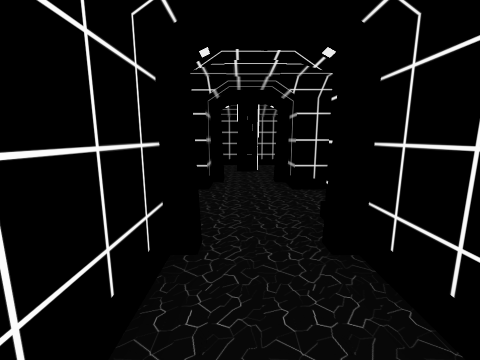
[1] (above)

24 first-person views from a walk through a scene from a Unity 3-D project. The camera is 1.4 m above the floor, tilts 10° down and sees 90° across. The floor is counted in squares, 1 m on a side. Each view is taken from the middle of a square. On the plan, view 1 faces up. The plan holds only what a view shows up to about 13 squares ahead; the rest is blank. The place goes on beyond the plan. The player character is not drawn.

[2]
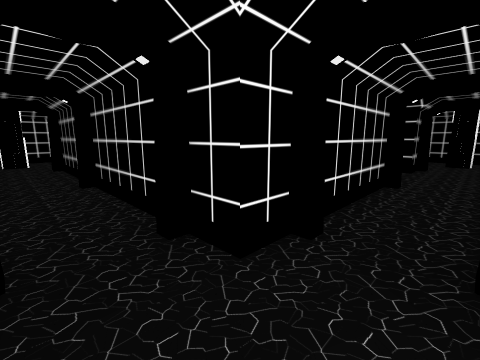

[3]
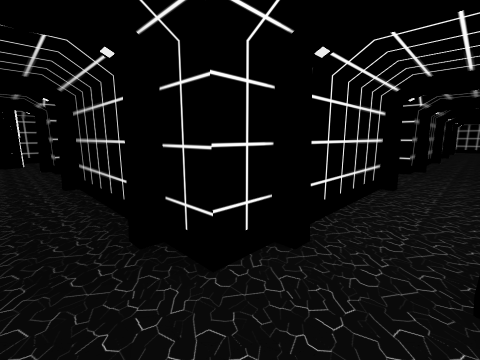

[4]
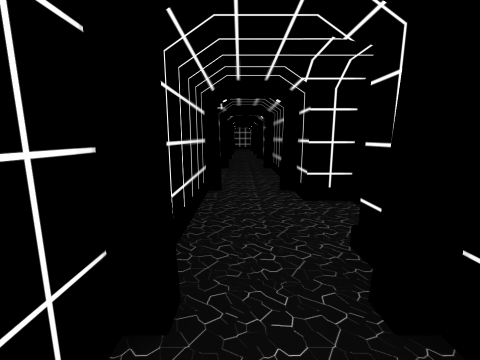

[5]
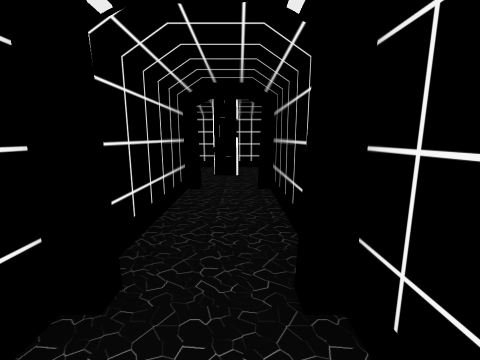

[6]
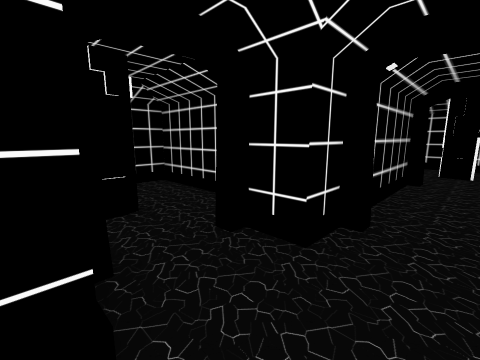

[7]
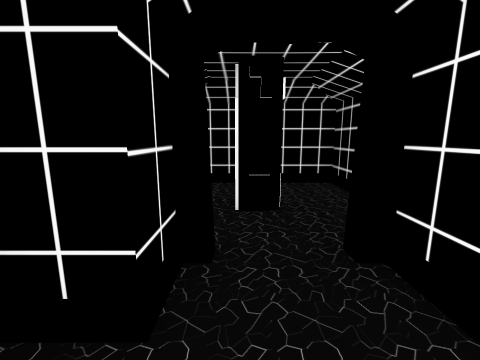

[8]
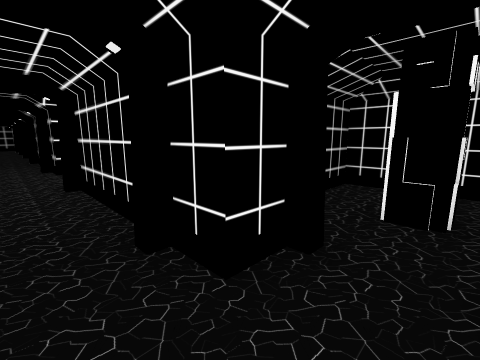

[9]
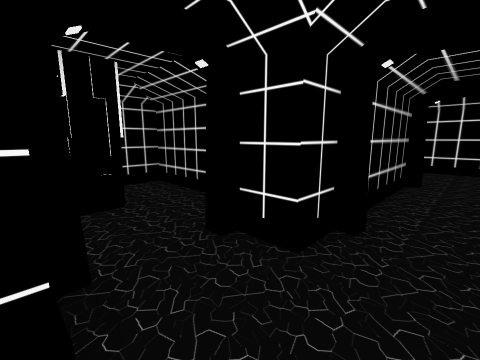

[10]
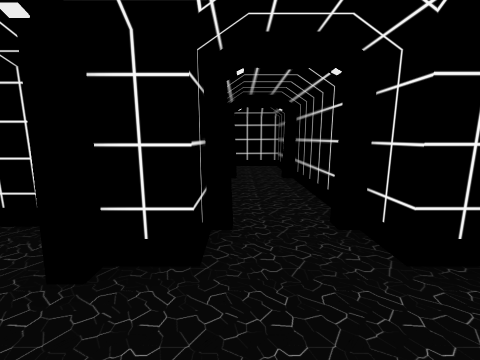

[11]
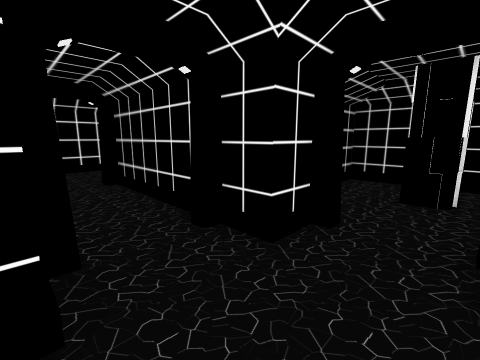

[12]
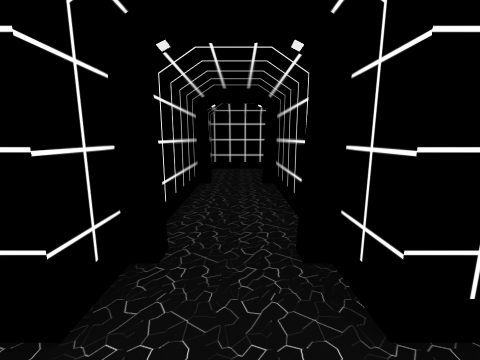

[13]
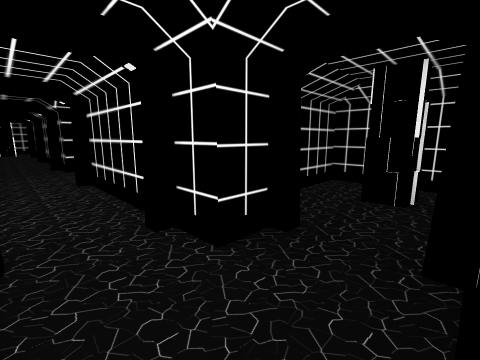

[14]
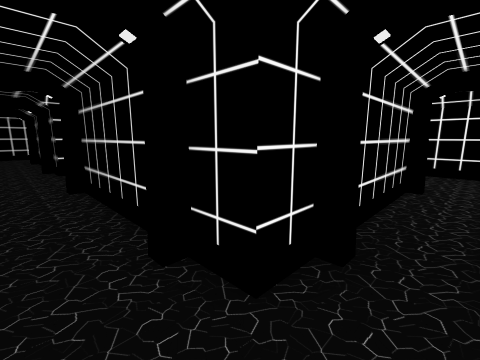

[15]
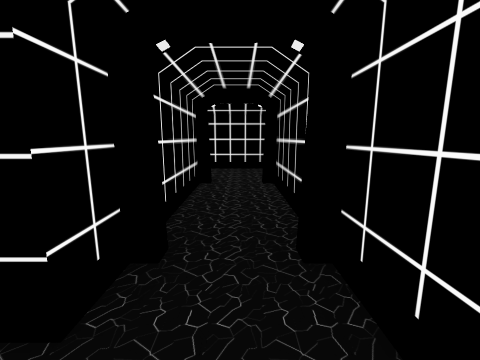

[16]
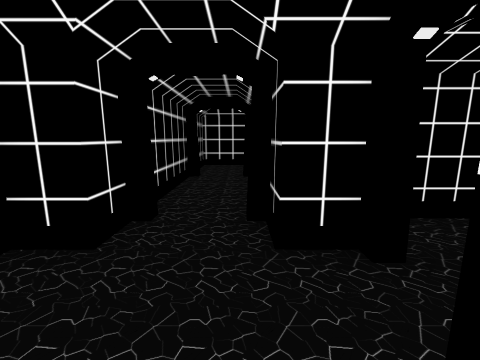

[17]
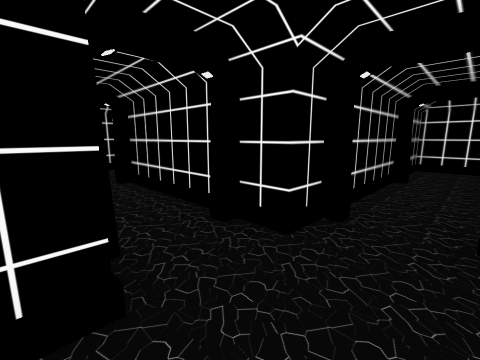

[18]
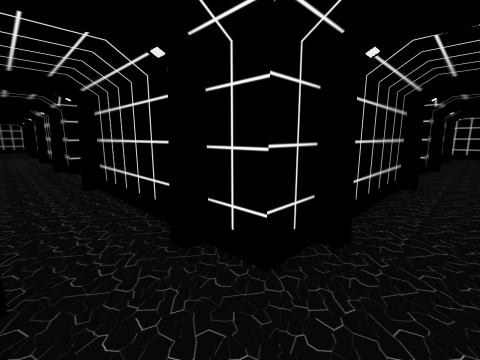

[19]
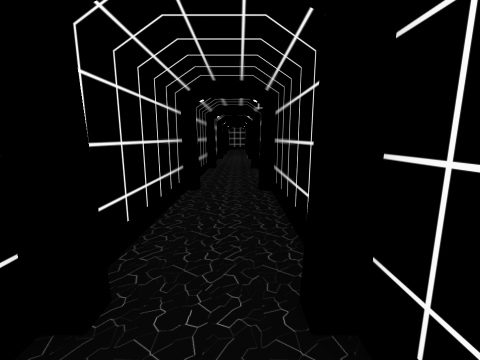

[20]
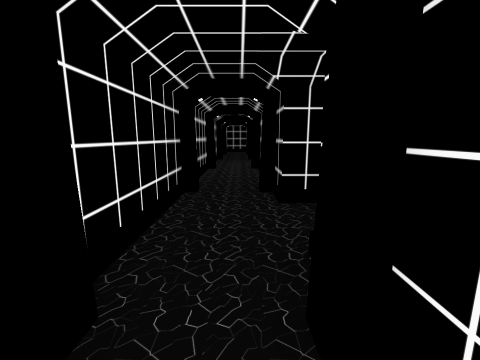

[21]
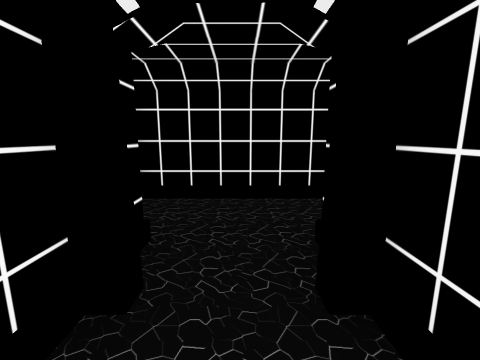

[22]
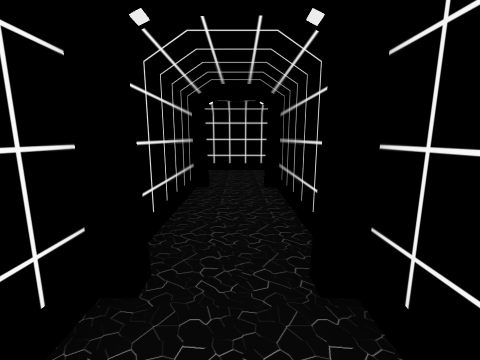

[23]
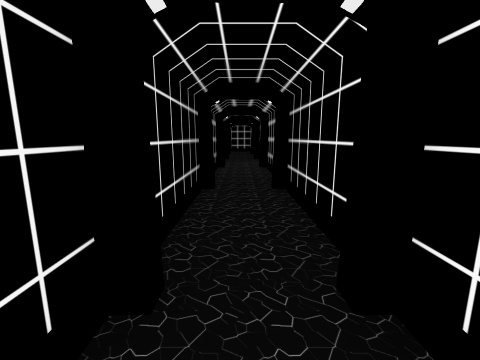

[24]
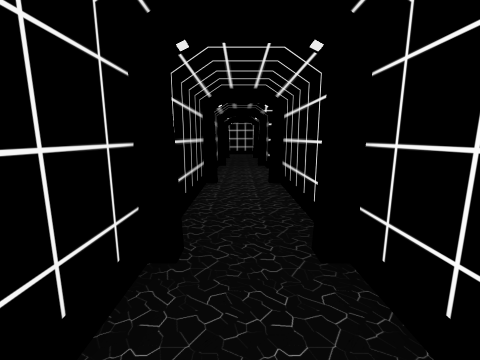

### Floor plan
Ten units are one square. View 1 is at (0, 0); x grows to the right and y downward. Boxes are objects, and circles mark ways between rooms. Rooms are numbered by the first view taken in them; rooms with no view inside come last. Other rooms are left out.
<svg viewBox="-160 -176 280 301">
<path fill="none" stroke="#000" d="M-9 -27 -9 18M15 9 15 -27M15 -34 15 -41 25 -41M-9 20 -9 31 -20 31M-20 -41 -9 -41 -9 -30M36 -41 74 -41M26 31 15 31 15 20M-29 31 -67 31M-22 -65 -67 -65M26 -65 15 -65 15 -75M-9 -76 -9 -65 -20 -65M-17 55 26 55M34 55 39 55 39 66M-67 -41 -31 -41M-33 66 -33 55 -22 55M74 31 29 31M-70 -65 -81 -65 -81 -76M73 -65 29 -65M-82 31 -115 31M87 20 87 31 76 31M-67 55 -57 55 -57 65M63 66 63 55 74 55M95 -41 111 -41 111 -75M87 -76 87 -65 76 -65M-81 -84 -81 -124M96 55 115 55M111 31 111 24M-105 -76 -105 -41 -90 -41M-115 55 -76 55M-72 -161 -81 -161 -81 -171M-105 -171 -105 -84M-22 -161 -67 -161M-67 -137 -22 -137M25 -161 -20 -161M-20 -137 26 -137M27 -91 27 -125 -21 -125 -21 -116M-21 -101 -21 -90M39 80 39 114M63 114 63 79M39 -137 73 -137M74 -161 40 -161M111 -90 111 -124M87 -124 87 -89"/>
<rect x="-155" y="35" width="20" height="20" fill="#bbb"><title>pillar</title></rect>
<rect x="-5" y="-115" width="20" height="20" fill="#bbb"><title>pillar</title></rect>
<circle cx="-70" cy="-150" r="3" fill="#2a7"/>
<circle cx="0" cy="-70" r="3" fill="#2a7"/>
<circle cx="50" cy="60" r="3" fill="#2a7"/>
<circle cx="100" cy="-80" r="3" fill="#2a7"/>
<circle cx="-20" cy="-150" r="3" fill="#2a7"/>
<circle cx="30" cy="-150" r="3" fill="#2a7"/>
<text x="0" y="-10">1</text>
<text x="-40" y="-150">2</text>
<text x="10" y="-150">3</text>
<text x="10" y="-100">4</text>
<text x="50" y="90">5</text>
<text x="50" y="-150">6</text>
<text x="100" y="-100">7</text>
</svg>
Room 1 opens to room 2. Room 1 opens to room 4. Room 1 opens to room 5. Room 1 opens to room 7. Room 2 opens to room 3. Room 3 opens to room 6.

Where each view was taken, in squares from view 1:
view 1: 0 up, 0 right, facing up
view 2: 5 down, 1 right, facing up-left
view 3: 5 down, 0 right, facing up-right
view 4: 4 down, 1 right, facing right
view 5: 4 down, 5 left, facing left
view 6: 4 down, 3 left, facing down-left
view 7: 4 down, 4 left, facing down
view 8: 4 down, 5 left, facing down-right
view 9: 5 up, 1 left, facing up-right
view 10: 6 up, 1 left, facing right
view 11: 4 up, 1 right, facing up-left
view 12: 4 down, 5 right, facing down
view 13: 5 down, 11 right, facing up-left
view 14: 5 up, 10 right, facing up-left
view 15: 5 up, 10 right, facing up
view 16: 6 up, 2 right, facing left
view 17: 6 up, 2 right, facing down-left
view 18: 5 up, 10 left, facing up-right
view 19: 6 up, 9 left, facing up
view 20: 11 up, 9 left, facing up
view 21: 15 up, 5 left, facing left
view 22: 15 up, 0 right, facing left
view 23: 15 up, 4 left, facing right
view 24: 15 up, 0 right, facing right
